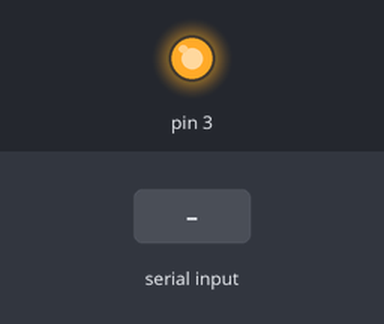
Recording of a sketch running on a simulated Arduino Uno, built with avr-gcc and run on an emulated ATmega328P. Parts: output pins drawn as LEDs (lit = HIGH). Inputs (shaded band) come from the test bench.

Above: at 1.2 s.
1.3 s: "1" received over Serial
Timing chart, 0 to 4.3 s (numbered marks = the images above; inputs shaded):
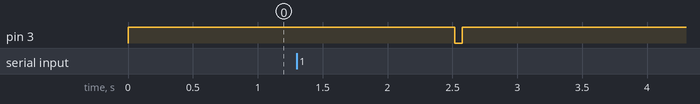

The sketch:

transmitter.ino
```cpp
String data = "";
String packet_size = "";
void setup() {
  Serial.begin(115200);
  pinMode(3,OUTPUT);
  digitalWrite(3, HIGH);
}


void sendOne(){
  digitalWrite(3,LOW);
  delay(30);
  digitalWrite(3,HIGH);
}


void sendZero(){
  delay(30);
}


void init_connection()
{
  digitalWrite(3, LOW);
  delay(5);
  digitalWrite(3, HIGH);
}


void GetPacketSize(int dec) {
  while(dec>0)
  {
    packet_size = dec%2 + packet_size;
    dec=dec/2;
  }
  while(packet_size.length()<8)
  {
    packet_size = "0" + packet_size;
  }
  //Serial.println(packet_size);
}


void SendPacketSize() {
    for(int i = 0; i < packet_size.length(); i++){
    if(packet_size[i] == '1')
    {
      sendOne();
    }
    else
    {
      sendZero();
    }
  }
  packet_size = "";
}


void SendData()
{
  for(int i = 0; i < data.length(); i++)
  {
    if(data[i] == '1')
    {
      sendOne();
      //Serial.print(data[i]);
    }
    else
    {
      sendZero();
      //Serial.print(data[i]);
    }
  }
  //Serial.println();
}


void loop() {
  while(Serial.available() == 0){}
    data = Serial.readString();
    GetPacketSize(data.length());
    init_connection();
    SendPacketSize();
    SendData();
    Serial.println();
}
```

Measured:
- after the input at 1.3 s, pin 3: HIGH → LOW after 1.2 s, → HIGH 0.06 s later
